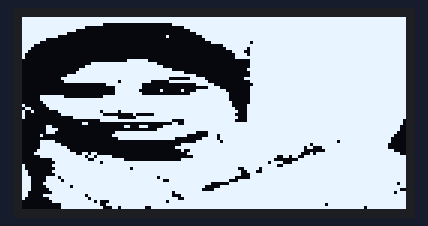
Bench run of a sketch on a simulated Arduino Uno, built with avr-gcc and run on an emulated ATmega328P. Shown: 128×64 one-colour display.

Above: at 0.1 s.
At 5.2 s:
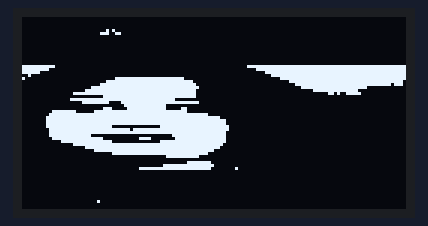

Measured:
- what the display in image 0 shows lasts 5.0 s, from 0.1 s to 5.1 s

The sketch:

0led_00.ino
```cpp
//www.diyusthad.com
#include <Wire.h>
#include <Adafruit_GFX.h>
#include <Adafruit_SSD1306.h>

#define OLED_RESET -1
Adafruit_SSD1306 display(128, 64, &Wire, OLED_RESET);

//Paste your bitmap here
const unsigned char Tanu [] PROGMEM = {
  // 'Screenshot_2020-02-02-10-55-03-0095349721, 128x64px
  0x00, 0x00, 0x00, 0x00, 0x00, 0x00, 0x00, 0x00, 0x00, 0x00, 0x00, 0x00, 0x00, 0x00, 0x00, 0x00,
  0x00, 0x00, 0x00, 0x00, 0x00, 0x00, 0x00, 0x00, 0x00, 0x00, 0x00, 0x00, 0x00, 0x00, 0x00, 0x00,
  0x00, 0x00, 0x00, 0x00, 0x00, 0x00, 0x00, 0x00, 0x00, 0x00, 0x00, 0x00, 0x00, 0x00, 0x00, 0x00,
  0x00, 0x00, 0x00, 0x00, 0x00, 0x00, 0x00, 0x00, 0x00, 0x00, 0x00, 0x00, 0x00, 0x00, 0x00, 0x00,
  0x00, 0x00, 0x00, 0x0a, 0x00, 0x00, 0x00, 0x00, 0x00, 0x00, 0x00, 0x00, 0x00, 0x00, 0x00, 0x00,
  0x00, 0x00, 0x00, 0x39, 0x80, 0x00, 0x00, 0x00, 0x00, 0x00, 0x00, 0x00, 0x00, 0x00, 0x00, 0x00,
  0x00, 0x00, 0x00, 0x00, 0x00, 0x00, 0x00, 0x00, 0x00, 0x00, 0x00, 0x00, 0x00, 0x00, 0x00, 0x00,
  0x00, 0x00, 0x00, 0x00, 0x00, 0x00, 0x00, 0x00, 0x00, 0x00, 0x00, 0x00, 0x00, 0x00, 0x00, 0x00,
  0x00, 0x00, 0x00, 0x00, 0x00, 0x00, 0x00, 0x00, 0x00, 0x00, 0x00, 0x00, 0x00, 0x00, 0x00, 0x00,
  0x00, 0x00, 0x00, 0x00, 0x00, 0x00, 0x00, 0x00, 0x00, 0x00, 0x00, 0x00, 0x00, 0x00, 0x00, 0x00,
  0x00, 0x00, 0x00, 0x00, 0x00, 0x00, 0x00, 0x00, 0x00, 0x00, 0x00, 0x00, 0x00, 0x00, 0x00, 0x00,
  0x00, 0x00, 0x00, 0x00, 0x00, 0x00, 0x00, 0x00, 0x00, 0x00, 0x00, 0x00, 0x00, 0x00, 0x00, 0x00,
  0x00, 0x00, 0x00, 0x00, 0x00, 0x00, 0x00, 0x00, 0x00, 0x00, 0x00, 0x00, 0x00, 0x00, 0x00, 0x00,
  0x00, 0x00, 0x00, 0x00, 0x00, 0x00, 0x00, 0x00, 0x00, 0x00, 0x00, 0x00, 0x00, 0x00, 0x00, 0x00,
  0x00, 0x00, 0x00, 0x00, 0x00, 0x00, 0x00, 0x00, 0x00, 0x00, 0x00, 0x00, 0x00, 0x00, 0x00, 0x00,
  0x00, 0x00, 0x00, 0x00, 0x00, 0x00, 0x00, 0x00, 0x00, 0x00, 0x00, 0x00, 0x00, 0x00, 0x00, 0x00,
  0xff, 0xe0, 0x00, 0x00, 0x00, 0x00, 0x00, 0x00, 0x00, 0x1f, 0xff, 0xff, 0xff, 0xff, 0xff, 0xff,
  0xff, 0x80, 0x00, 0x00, 0x00, 0x00, 0x00, 0x00, 0x00, 0x03, 0xff, 0xff, 0xff, 0xff, 0xff, 0xff,
  0xfc, 0x00, 0x00, 0x00, 0x00, 0x00, 0x00, 0x00, 0x00, 0x00, 0x7f, 0xff, 0xff, 0xff, 0xff, 0xff,
  0x20, 0x00, 0x00, 0x00, 0x00, 0x00, 0x00, 0x00, 0x00, 0x00, 0x1f, 0xff, 0xff, 0xff, 0xff, 0xff,
  0x80, 0x00, 0x00, 0x01, 0xff, 0xff, 0xfc, 0x00, 0x00, 0x00, 0x03, 0xff, 0xff, 0xff, 0xff, 0xff,
  0x00, 0x00, 0x00, 0x0f, 0xff, 0xff, 0xff, 0x80, 0x00, 0x00, 0x00, 0x7f, 0xff, 0xff, 0xff, 0xfe,
  0x00, 0x00, 0x00, 0x3f, 0xff, 0xff, 0xff, 0xc0, 0x00, 0x00, 0x00, 0x1f, 0xff, 0xff, 0xff, 0xee,
  0x00, 0x00, 0x01, 0xff, 0xff, 0xff, 0xff, 0xe0, 0x00, 0x00, 0x00, 0x07, 0xff, 0xff, 0xe0, 0x00,
  0x00, 0x00, 0x07, 0xff, 0xff, 0xff, 0xff, 0xc0, 0x00, 0x00, 0x00, 0x00, 0x7f, 0xff, 0x00, 0x00,
  0x00, 0x00, 0x7f, 0xff, 0xff, 0xff, 0xff, 0xc0, 0x00, 0x00, 0x00, 0x00, 0x03, 0x4f, 0x80, 0x00,
  0x00, 0x00, 0x00, 0x1f, 0xff, 0xff, 0xff, 0xc0, 0x00, 0x00, 0x00, 0x00, 0x00, 0x00, 0x00, 0x00,
  0x00, 0x00, 0xff, 0xff, 0xff, 0xff, 0xe0, 0x00, 0x00, 0x00, 0x00, 0x00, 0x00, 0x00, 0x00, 0x00,
  0x00, 0x00, 0x0f, 0xf8, 0x7f, 0xff, 0xff, 0xe0, 0x00, 0x00, 0x00, 0x00, 0x00, 0x00, 0x00, 0x00,
  0x00, 0x00, 0x00, 0x00, 0x3f, 0xff, 0x00, 0x00, 0x00, 0x00, 0x00, 0x00, 0x00, 0x00, 0x00, 0x00,
  0x00, 0x00, 0x00, 0x1c, 0x1f, 0xff, 0x06, 0x00, 0x00, 0x00, 0x00, 0x00, 0x00, 0x00, 0x00, 0x00,
  0x00, 0x3f, 0xc0, 0xff, 0xff, 0xff, 0xfe, 0x00, 0x00, 0x00, 0x00, 0x00, 0x00, 0x00, 0x00, 0x00,
  0x00, 0x7f, 0xff, 0xff, 0xff, 0xff, 0xff, 0xfc, 0x00, 0x00, 0x00, 0x00, 0x00, 0x00, 0x00, 0x00,
  0x00, 0xff, 0xff, 0xff, 0xff, 0xff, 0xff, 0xff, 0xc0, 0x00, 0x00, 0x00, 0x00, 0x00, 0x00, 0x00,
  0x00, 0xff, 0xff, 0xff, 0xff, 0xff, 0xff, 0xff, 0xf0, 0x00, 0x00, 0x00, 0x00, 0x00, 0x00, 0x00,
  0x00, 0xff, 0xff, 0xff, 0xff, 0xff, 0xff, 0xff, 0xf0, 0x00, 0x00, 0x00, 0x00, 0x00, 0x00, 0x00,
  0x00, 0xff, 0xff, 0xfc, 0x00, 0x03, 0xff, 0xff, 0xf8, 0x00, 0x00, 0x00, 0x00, 0x00, 0x00, 0x00,
  0x00, 0x7f, 0xff, 0xff, 0xf7, 0xff, 0xff, 0xff, 0xf8, 0x00, 0x00, 0x00, 0x00, 0x00, 0x00, 0x00,
  0x00, 0x7f, 0xff, 0xff, 0xff, 0xff, 0xff, 0xff, 0xf0, 0x00, 0x00, 0x00, 0x00, 0x00, 0x00, 0x00,
  0x00, 0x7f, 0xfe, 0x00, 0x00, 0x00, 0x3f, 0xff, 0xf0, 0x00, 0x00, 0x00, 0x00, 0x00, 0x00, 0x00,
  0x00, 0x3f, 0xff, 0xe0, 0x01, 0xe0, 0x1f, 0xff, 0xf0, 0x00, 0x00, 0x00, 0x00, 0x00, 0x00, 0x00,
  0x00, 0x07, 0xff, 0xfc, 0x00, 0x03, 0xff, 0xff, 0xf0, 0x00, 0x00, 0x00, 0x00, 0x00, 0x00, 0x00,
  0x00, 0x00, 0x7f, 0xff, 0xff, 0xff, 0xff, 0xff, 0xe0, 0x00, 0x00, 0x00, 0x00, 0x00, 0x00, 0x00,
  0x00, 0x00, 0x07, 0xff, 0xff, 0xff, 0xff, 0xff, 0xc0, 0x00, 0x00, 0x00, 0x00, 0x00, 0x00, 0x00,
  0x00, 0x00, 0x00, 0xff, 0xff, 0xff, 0xff, 0xff, 0x00, 0x00, 0x00, 0x00, 0x00, 0x00, 0x00, 0x00,
  0x00, 0x00, 0x00, 0x03, 0xff, 0xff, 0xff, 0xfc, 0x00, 0x00, 0x00, 0x00, 0x00, 0x00, 0x00, 0x00,
  0x00, 0x00, 0x00, 0x00, 0x00, 0x00, 0xff, 0xe0, 0x00, 0x00, 0x00, 0x00, 0x00, 0x00, 0x00, 0x00,
  0x00, 0x00, 0x00, 0x00, 0x00, 0x00, 0x00, 0x00, 0x00, 0x00, 0x00, 0x00, 0x00, 0x00, 0x00, 0x00,
  0x00, 0x00, 0x00, 0x00, 0x00, 0x00, 0x01, 0xfe, 0x00, 0x00, 0x00, 0x00, 0x00, 0x00, 0x00, 0x00,
  0x00, 0x00, 0x00, 0x00, 0x00, 0x01, 0xff, 0xff, 0x00, 0x00, 0x00, 0x00, 0x00, 0x00, 0x00, 0x00,
  0x00, 0x00, 0x00, 0x00, 0x01, 0xff, 0xff, 0xfe, 0x01, 0x00, 0x00, 0x00, 0x00, 0x00, 0x00, 0x00,
  0x00, 0x00, 0x00, 0x00, 0x00, 0x00, 0x00, 0x00, 0x00, 0x00, 0x00, 0x00, 0x00, 0x00, 0x00, 0x00,
  0x00, 0x00, 0x00, 0x00, 0x00, 0x00, 0x00, 0x00, 0x00, 0x00, 0x00, 0x00, 0x00, 0x00, 0x00, 0x00,
  0x00, 0x00, 0x00, 0x00, 0x00, 0x00, 0x00, 0x00, 0x00, 0x00, 0x00, 0x00, 0x00, 0x00, 0x00, 0x00,
  0x00, 0x00, 0x00, 0x00, 0x00, 0x00, 0x00, 0x00, 0x00, 0x00, 0x00, 0x00, 0x00, 0x00, 0x00, 0x00,
  0x00, 0x00, 0x00, 0x00, 0x00, 0x00, 0x00, 0x00, 0x00, 0x00, 0x00, 0x00, 0x00, 0x00, 0x00, 0x00,
  0x00, 0x00, 0x00, 0x00, 0x00, 0x00, 0x00, 0x00, 0x00, 0x00, 0x00, 0x00, 0x00, 0x00, 0x00, 0x00,
  0x00, 0x00, 0x00, 0x00, 0x00, 0x00, 0x00, 0x00, 0x00, 0x00, 0x00, 0x00, 0x00, 0x00, 0x00, 0x00,
  0x00, 0x00, 0x00, 0x00, 0x00, 0x00, 0x00, 0x00, 0x00, 0x00, 0x00, 0x00, 0x00, 0x00, 0x00, 0x00,
  0x00, 0x00, 0x00, 0x00, 0x00, 0x00, 0x00, 0x00, 0x00, 0x00, 0x00, 0x00, 0x00, 0x00, 0x00, 0x00,
  0x00, 0x00, 0x00, 0x00, 0x00, 0x00, 0x00, 0x00, 0x00, 0x00, 0x00, 0x00, 0x00, 0x00, 0x00, 0x00,
  0x00, 0x00, 0x00, 0x40, 0x00, 0x00, 0x00, 0x00, 0x00, 0x00, 0x00, 0x00, 0x00, 0x00, 0x00, 0x00,
  0x00, 0x00, 0x00, 0x00, 0x00, 0x00, 0x00, 0x00, 0x00, 0x00, 0x00, 0x00, 0x00, 0x00, 0x00, 0x00,
  0x00, 0x00, 0x00, 0x00, 0x00, 0x00, 0x00, 0x00, 0x00, 0x00, 0x00, 0x00, 0x00, 0x00, 0x00, 0x00
};

/*
const unsigned char myBitmap [] PROGMEM = {
  // 'DSCF6369, 128x64px
  0x1f, 0x80, 0x00, 0x00, 0x0f, 0xe7, 0x00, 0x7f, 0x80, 0x00, 0x00, 0x00, 0x00, 0x00, 0x00, 0x00,
  0x1f, 0x80, 0x00, 0x00, 0x0f, 0xe3, 0x00, 0x7f, 0x80, 0x00, 0x00, 0x00, 0x00, 0x00, 0x00, 0x00,
  0x1f, 0x80, 0x00, 0x00, 0x0f, 0xc1, 0x00, 0x7f, 0x80, 0x00, 0x00, 0x00, 0x00, 0x00, 0x00, 0x00,
  0x1f, 0x80, 0x00, 0x00, 0x0f, 0xc0, 0x00, 0x7f, 0x00, 0x00, 0x00, 0x00, 0x00, 0x00, 0x00, 0x00,
  0x1f, 0x80, 0x00, 0x00, 0x0f, 0xc0, 0x00, 0x00, 0x00, 0x00, 0x00, 0x00, 0x00, 0x00, 0x00, 0x00,
  0x1f, 0x80, 0x00, 0x00, 0x0f, 0xc0, 0x00, 0x00, 0x00, 0x00, 0x00, 0x00, 0x00, 0x00, 0x00, 0x00,
  0x9f, 0x80, 0x00, 0x00, 0x0f, 0xc0, 0x00, 0x00, 0x00, 0x00, 0x00, 0x00, 0x00, 0x00, 0x00, 0x00,
  0x1f, 0x80, 0x00, 0x00, 0x0f, 0xc0, 0x00, 0x00, 0x00, 0x00, 0x00, 0x00, 0x00, 0x00, 0x00, 0x00,
  0x1f, 0x80, 0x00, 0x00, 0x0f, 0xc0, 0x00, 0x00, 0x00, 0x00, 0x00, 0x00, 0x00, 0x00, 0x00, 0x00,
  0x1f, 0x80, 0x00, 0x00, 0x0f, 0xc0, 0x00, 0x00, 0x00, 0x00, 0x00, 0x00, 0x00, 0x00, 0x00, 0x00,
  0x9f, 0x80, 0x00, 0x00, 0x0f, 0xc0, 0x00, 0x00, 0x00, 0x00, 0x00, 0x03, 0x00, 0x00, 0x00, 0x00,
  0xff, 0x80, 0x00, 0x00, 0x0f, 0xc0, 0x00, 0x00, 0x00, 0x00, 0x00, 0x07, 0x00, 0x00, 0x00, 0x00,
  0xff, 0x80, 0x00, 0x00, 0x0f, 0xf0, 0x00, 0x00, 0x00, 0x00, 0x00, 0x00, 0x00, 0x00, 0x00, 0x00,
  0xff, 0x80, 0x00, 0x00, 0x0f, 0xf0, 0x00, 0x00, 0x00, 0x00, 0x00, 0x00, 0x00, 0x00, 0x00, 0x00,
  0x3f, 0x80, 0x00, 0x00, 0x0c, 0x07, 0xff, 0xff, 0x00, 0x00, 0x00, 0x00, 0x00, 0x00, 0x00, 0x00,
  0x3f, 0x80, 0x00, 0x00, 0x00, 0x1f, 0xff, 0xff, 0xf0, 0x00, 0x00, 0x00, 0x00, 0x00, 0x00, 0x00,
  0x3f, 0x80, 0x00, 0x00, 0x00, 0x0f, 0xff, 0xff, 0xfc, 0x00, 0x00, 0x00, 0x00, 0x00, 0x80, 0x00,
  0x3f, 0x80, 0x00, 0x00, 0x00, 0x1f, 0xff, 0xff, 0xff, 0x80, 0x00, 0x00, 0x00, 0x00, 0x00, 0x00,
  0x3f, 0x00, 0x00, 0x00, 0x00, 0x1f, 0xff, 0xff, 0xff, 0xc0, 0x00, 0x00, 0x00, 0x00, 0x00, 0x00,
  0x3f, 0x00, 0x00, 0x00, 0x00, 0x1f, 0xff, 0xff, 0xff, 0xf0, 0x00, 0x00, 0x00, 0x00, 0x00, 0x00,
  0x3f, 0x00, 0x00, 0x00, 0x00, 0x3f, 0xff, 0xff, 0xff, 0xf8, 0x00, 0x00, 0x07, 0x80, 0x00, 0x00,
  0x3f, 0x00, 0x00, 0x00, 0x00, 0x1f, 0xff, 0xff, 0xff, 0xfc, 0x00, 0x00, 0x07, 0x80, 0x00, 0x00,
  0x3f, 0x00, 0x00, 0x00, 0x00, 0x1f, 0xff, 0xff, 0xff, 0xfc, 0x00, 0x00, 0x03, 0x80, 0x00, 0x30,
  0x3f, 0x00, 0x00, 0x00, 0x00, 0x1f, 0xff, 0xff, 0xff, 0xfe, 0x00, 0x00, 0x00, 0x80, 0x00, 0x30,
  0x3f, 0x00, 0x00, 0x00, 0x00, 0x1f, 0xff, 0xff, 0xff, 0xfe, 0x00, 0x00, 0x00, 0x00, 0x00, 0x17,
  0x3f, 0x00, 0x00, 0x00, 0x00, 0x3f, 0xff, 0xff, 0xff, 0xfe, 0x00, 0x00, 0x00, 0x00, 0x01, 0xff,
  0x3f, 0x00, 0x00, 0x00, 0x00, 0x3f, 0xc7, 0xfb, 0x67, 0xff, 0x00, 0x00, 0x00, 0x00, 0x03, 0xff,
  0x3f, 0x00, 0x00, 0x00, 0x00, 0x7c, 0x00, 0x18, 0x00, 0x1f, 0x80, 0x00, 0x00, 0x00, 0x03, 0xff,
  0x3f, 0x00, 0x00, 0x00, 0x08, 0x7f, 0xe0, 0x38, 0x00, 0xc7, 0xc0, 0x00, 0x00, 0x78, 0x03, 0xfe,
  0x3f, 0x00, 0x00, 0x00, 0x0c, 0x7c, 0x00, 0x3c, 0x00, 0x7f, 0xe0, 0x00, 0x00, 0x7f, 0x00, 0xff,
  0x3f, 0x00, 0x00, 0x00, 0x0c, 0x78, 0x00, 0x3c, 0x00, 0x07, 0xf0, 0x00, 0x00, 0x7f, 0x00, 0x7f,
  0x3f, 0x00, 0x00, 0x00, 0x1e, 0x7f, 0x80, 0x7c, 0x00, 0x1f, 0xf0, 0x38, 0x00, 0x00, 0x00, 0x7e,
  0x3f, 0x00, 0x00, 0x00, 0x07, 0x7f, 0xff, 0xfe, 0x00, 0x7f, 0xf0, 0xc4, 0x00, 0x00, 0x01, 0xff,
  0x3f, 0x00, 0x00, 0x00, 0x07, 0xff, 0xff, 0xff, 0xff, 0xff, 0xf0, 0x24, 0x00, 0x18, 0x0f, 0xff,
  0x3f, 0x00, 0x00, 0x00, 0x0f, 0xff, 0xff, 0xff, 0xff, 0xff, 0xf0, 0x74, 0x00, 0x03, 0x0f, 0xff,
  0x3f, 0x00, 0x00, 0x00, 0x0e, 0x7f, 0xff, 0xff, 0xff, 0xff, 0xf0, 0x74, 0x00, 0x87, 0xff, 0xff,
  0xff, 0xff, 0xf0, 0x00, 0x0c, 0x7f, 0xff, 0xff, 0xff, 0xff, 0xf6, 0x38, 0x01, 0xff, 0xff, 0xff,
  0xff, 0xff, 0xff, 0xe0, 0x0f, 0xff, 0xff, 0xff, 0xff, 0xff, 0xe7, 0x18, 0x07, 0xff, 0xff, 0xff,
  0xff, 0xff, 0xff, 0xff, 0xff, 0xff, 0xfe, 0xf8, 0xff, 0xff, 0xe7, 0xbf, 0xff, 0xff, 0xff, 0xff,
  0xff, 0xff, 0xff, 0xff, 0xff, 0xff, 0xff, 0xc6, 0xff, 0xff, 0xe7, 0xff, 0xff, 0xff, 0xff, 0xff,
  0xff, 0xff, 0xff, 0xff, 0xff, 0xbf, 0xfe, 0x01, 0xff, 0xff, 0xcf, 0xff, 0xff, 0xc3, 0xff, 0x00,
  0xff, 0xff, 0xff, 0xff, 0xff, 0xbf, 0xf8, 0x00, 0x3f, 0xff, 0xcf, 0xff, 0xff, 0xc0, 0x3c, 0x00,
  0xff, 0xff, 0xff, 0xff, 0xff, 0xbf, 0x80, 0x00, 0x01, 0xff, 0x87, 0xff, 0xff, 0x80, 0x78, 0x00,
  0xff, 0xff, 0xff, 0xff, 0xff, 0xdf, 0x80, 0x00, 0x00, 0xff, 0x07, 0xe0, 0xfc, 0x00, 0x78, 0x00,
  0xff, 0xff, 0xff, 0xff, 0xff, 0xe3, 0xcf, 0xff, 0xc1, 0xe0, 0x02, 0x80, 0x60, 0x00, 0xf0, 0x00,
  0xff, 0xff, 0xff, 0xff, 0xff, 0xe1, 0xff, 0xff, 0xff, 0x80, 0x00, 0x01, 0xe0, 0x03, 0xe0, 0x00,
  0xff, 0xff, 0xff, 0xff, 0xff, 0xe0, 0x7e, 0x00, 0xff, 0x80, 0x20, 0x7f, 0xf0, 0x1f, 0xe0, 0x00,
  0xff, 0xff, 0xff, 0xff, 0xff, 0xf0, 0x1f, 0xff, 0xfc, 0x00, 0x70, 0x7f, 0xf0, 0xff, 0xc0, 0x00,
  0xff, 0xff, 0xff, 0xff, 0xff, 0xf0, 0x1f, 0xff, 0xfc, 0x00, 0x7f, 0xff, 0xff, 0xff, 0xc0, 0x00,
  0xff, 0xff, 0xff, 0xff, 0xff, 0xf8, 0x1f, 0x83, 0xf8, 0x00, 0x7f, 0xff, 0xff, 0xf1, 0x80, 0x00,
  0xff, 0xff, 0xff, 0xff, 0xff, 0xf8, 0x00, 0x00, 0x00, 0x00, 0xff, 0xff, 0xff, 0xe1, 0x00, 0x00,
  0xff, 0xff, 0xff, 0x80, 0x00, 0x04, 0x00, 0x00, 0x00, 0x01, 0xff, 0xff, 0xff, 0xff, 0xc0, 0x00,
  0xff, 0xe7, 0xff, 0x00, 0x00, 0xcf, 0x00, 0x00, 0x00, 0x03, 0xff, 0xff, 0xff, 0xff, 0xff, 0xc0,
  0x00, 0x00, 0x0c, 0x00, 0x07, 0xff, 0x80, 0x00, 0x00, 0x03, 0xff, 0xff, 0xff, 0xff, 0xff, 0xff,
  0x00, 0x00, 0x3f, 0xff, 0xff, 0xff, 0xc0, 0x00, 0x00, 0x03, 0xff, 0xff, 0xff, 0xff, 0xff, 0xff,
  0xff, 0xff, 0xff, 0xff, 0xff, 0xff, 0xe0, 0x00, 0x00, 0x03, 0xff, 0xff, 0xff, 0xff, 0xff, 0xff,
  0xff, 0xff, 0xff, 0xff, 0xff, 0xff, 0xf0, 0x00, 0x00, 0x07, 0xff, 0xff, 0xff, 0xff, 0xff, 0xff,
  0xff, 0xff, 0xff, 0xff, 0xff, 0xff, 0xfc, 0x00, 0x00, 0x03, 0xff, 0xff, 0xff, 0xff, 0xff, 0xff,
  0xff, 0xff, 0xff, 0xff, 0xff, 0xff, 0xff, 0x00, 0x00, 0x03, 0xff, 0xff, 0xff, 0xff, 0xff, 0xff,
  0xff, 0xff, 0xff, 0xff, 0xff, 0xff, 0xff, 0xc0, 0x00, 0x03, 0xff, 0xff, 0xff, 0xff, 0xff, 0xff,
  0xff, 0xff, 0xff, 0xff, 0xff, 0xff, 0xff, 0xc0, 0x00, 0x01, 0xff, 0xff, 0xff, 0xff, 0xff, 0xff,
  0xff, 0xff, 0xff, 0xff, 0xff, 0xff, 0xff, 0xe0, 0x00, 0x01, 0xff, 0xff, 0xff, 0xff, 0xff, 0xff,
  0xff, 0xff, 0xff, 0xff, 0xff, 0xff, 0xff, 0xe0, 0x00, 0x01, 0xff, 0xff, 0xff, 0xff, 0xff, 0xff,
  0xff, 0xff, 0xff, 0xff, 0xff, 0xff, 0xff, 0xe0, 0x00, 0x00, 0xff, 0xff, 0xff, 0xff, 0xff, 0xff
};*/


const unsigned char myBitmapTanu [] PROGMEM = {
  // 'IMG-20200131-WA0014, 128x64px
  0xff, 0xff, 0xff, 0xff, 0xff, 0xff, 0xff, 0xff, 0xff, 0xff, 0xff, 0xff, 0xff, 0xff, 0xff, 0xff,
  0xff, 0xff, 0xff, 0xff, 0xff, 0xff, 0xff, 0xff, 0xff, 0xff, 0xff, 0xff, 0xff, 0xff, 0xff, 0xff,
  0xff, 0xff, 0xff, 0xe0, 0x00, 0x00, 0x3f, 0xff, 0xff, 0xff, 0xff, 0xff, 0xff, 0xff, 0xff, 0xff,
  0xff, 0xff, 0xf8, 0x00, 0x00, 0x00, 0x03, 0xff, 0xff, 0xff, 0xff, 0xff, 0xff, 0xff, 0xff, 0xff,
  0xff, 0xff, 0xc0, 0x00, 0x00, 0x00, 0x00, 0xff, 0xff, 0xff, 0xff, 0xff, 0xff, 0xff, 0xff, 0xff,
  0xff, 0xfe, 0x00, 0x00, 0x00, 0x00, 0x00, 0x3f, 0xff, 0xff, 0xff, 0xff, 0xff, 0xff, 0xff, 0xff,
  0xff, 0xf0, 0x00, 0x00, 0x00, 0x00, 0x80, 0x0f, 0xff, 0xff, 0xff, 0xff, 0xff, 0xff, 0xff, 0xff,
  0xff, 0x00, 0x00, 0x00, 0x00, 0x00, 0x00, 0x07, 0xff, 0xff, 0xff, 0xff, 0xff, 0xff, 0xff, 0xff,
  0xfc, 0x00, 0x00, 0x00, 0x00, 0x00, 0x00, 0x01, 0xff, 0xf7, 0xff, 0xff, 0xff, 0xff, 0xff, 0xff,
  0xf0, 0x00, 0x00, 0x00, 0x00, 0x00, 0x00, 0x00, 0x1f, 0xff, 0xff, 0xff, 0xff, 0xff, 0xff, 0xff,
  0xe0, 0x00, 0x00, 0x00, 0x00, 0x00, 0x00, 0x00, 0x0f, 0xef, 0xff, 0xff, 0xff, 0xff, 0xff, 0xff,
  0xc0, 0x00, 0x00, 0x00, 0x00, 0x00, 0x00, 0x00, 0x03, 0xcf, 0xff, 0xff, 0xff, 0xff, 0xff, 0xff,
  0x80, 0x00, 0x00, 0x00, 0x00, 0x00, 0x00, 0x00, 0x01, 0xef, 0xff, 0xff, 0xff, 0xff, 0xff, 0xff,
  0x80, 0x00, 0x00, 0x00, 0x00, 0x00, 0x00, 0x00, 0x01, 0xff, 0xff, 0xff, 0xff, 0xff, 0xff, 0xff,
  0x00, 0x00, 0x00, 0x00, 0x1f, 0xc0, 0x00, 0x00, 0x00, 0x0f, 0xff, 0xff, 0xff, 0xff, 0xff, 0xff,
  0x00, 0x00, 0x01, 0xff, 0xff, 0xf8, 0x00, 0x00, 0x00, 0x0f, 0xff, 0xff, 0xff, 0xff, 0xff, 0xff,
  0x00, 0x00, 0x07, 0xff, 0xff, 0xfe, 0x00, 0x00, 0x00, 0x0f, 0xff, 0xff, 0xff, 0xff, 0xff, 0xff,
  0x00, 0x00, 0x1f, 0xff, 0xff, 0xff, 0xc0, 0x00, 0x00, 0x1f, 0xff, 0xff, 0xff, 0xff, 0xff, 0xff,
  0x00, 0x00, 0x3f, 0xff, 0xff, 0xff, 0xfc, 0x00, 0x00, 0x0f, 0xff, 0xff, 0xff, 0xff, 0xff, 0xff,
  0x00, 0x01, 0xff, 0xff, 0xff, 0xff, 0xff, 0xc0, 0x00, 0x0f, 0xff, 0xff, 0xff, 0xff, 0xff, 0xff,
  0x00, 0x07, 0xff, 0xff, 0xff, 0xff, 0x80, 0xf8, 0x00, 0x3f, 0xff, 0xff, 0xff, 0xff, 0xff, 0xff,
  0x00, 0x03, 0xff, 0xff, 0x7f, 0xe0, 0x7f, 0xfc, 0x00, 0x0f, 0xff, 0xff, 0xff, 0xff, 0xff, 0xff,
  0x00, 0x00, 0x00, 0x0f, 0xff, 0x00, 0x00, 0x3f, 0x00, 0x07, 0xff, 0xff, 0xff, 0xff, 0xff, 0xff,
  0x00, 0x00, 0x00, 0x01, 0xff, 0x00, 0x00, 0x03, 0xc0, 0x0f, 0xff, 0xff, 0xff, 0xff, 0xff, 0xff,
  0x00, 0x00, 0x00, 0x01, 0xfe, 0x02, 0x04, 0x3f, 0xf0, 0x0f, 0xff, 0xff, 0xff, 0xff, 0xff, 0xff,
  0x00, 0x00, 0x00, 0x01, 0xff, 0x00, 0x00, 0xff, 0xf8, 0x0f, 0xff, 0xff, 0xff, 0xff, 0xff, 0xff,
  0x03, 0xfc, 0x00, 0x1f, 0xff, 0xff, 0xff, 0xff, 0xf8, 0x0f, 0xff, 0xff, 0xff, 0xff, 0xff, 0xff,
  0x03, 0xff, 0xff, 0xff, 0xff, 0xff, 0xff, 0xff, 0xf8, 0x0f, 0xff, 0xff, 0xff, 0xff, 0xff, 0xff,
  0x01, 0xff, 0xff, 0xff, 0xff, 0xff, 0xff, 0xff, 0xfc, 0x0f, 0xff, 0xff, 0xff, 0xff, 0xff, 0xff,
  0x80, 0xff, 0xff, 0xff, 0xff, 0xff, 0xff, 0xff, 0xfc, 0x1f, 0xff, 0xff, 0xff, 0xff, 0xff, 0xff,
  0x60, 0x7f, 0xff, 0xff, 0xff, 0xff, 0xff, 0xff, 0xfe, 0x1f, 0xff, 0xff, 0xff, 0xff, 0xff, 0xff,
  0x90, 0x0f, 0xff, 0xdf, 0x7f, 0xff, 0xff, 0xff, 0xff, 0x1f, 0xff, 0xff, 0xff, 0xff, 0xff, 0xff,
  0x80, 0x07, 0xff, 0xe0, 0x04, 0x0f, 0xff, 0xff, 0xfe, 0x1f, 0xff, 0xff, 0xff, 0xff, 0xff, 0xff,
  0x80, 0x00, 0x7f, 0xff, 0x03, 0xff, 0xff, 0xff, 0xff, 0x1f, 0xff, 0xff, 0xff, 0xff, 0xff, 0xff,
  0x00, 0x00, 0x00, 0x3f, 0xff, 0xff, 0xc3, 0xff, 0xfe, 0x1f, 0xff, 0xff, 0xff, 0xff, 0xff, 0xfe,
  0x00, 0x00, 0x0c, 0x00, 0x00, 0x00, 0x33, 0xff, 0xff, 0xff, 0xff, 0xff, 0xff, 0xff, 0xff, 0xfe,
  0x00, 0xc0, 0x00, 0x00, 0x31, 0xc1, 0xff, 0xff, 0xff, 0xff, 0xff, 0xff, 0xff, 0xff, 0xff, 0xfc,
  0x00, 0xf0, 0x00, 0x00, 0x00, 0x07, 0xff, 0xff, 0xff, 0xff, 0xff, 0xff, 0xff, 0xff, 0xff, 0xfc,
  0x00, 0xe0, 0x00, 0x01, 0xff, 0xff, 0xff, 0xc3, 0xff, 0xff, 0xff, 0xff, 0xff, 0xff, 0xff, 0xf8,
  0x02, 0x00, 0x00, 0x03, 0xff, 0xff, 0xfe, 0x03, 0xbf, 0xff, 0xff, 0xff, 0xff, 0xff, 0xff, 0xf0,
  0x00, 0x00, 0x00, 0x00, 0xff, 0xff, 0xe0, 0x0f, 0xbf, 0xff, 0xff, 0xff, 0xff, 0xff, 0xff, 0xe0,
  0x03, 0xe0, 0x00, 0x00, 0x00, 0x00, 0x00, 0x3f, 0xdf, 0xff, 0xff, 0xff, 0xff, 0xbf, 0xff, 0xe0,
  0x03, 0xf8, 0x00, 0x00, 0x00, 0x00, 0x07, 0xff, 0xff, 0xff, 0xff, 0xff, 0x7f, 0xff, 0xff, 0xc0,
  0x03, 0xfe, 0x00, 0x00, 0x00, 0x00, 0x1f, 0xff, 0xff, 0xff, 0xff, 0xfd, 0x8f, 0xff, 0xff, 0xc0,
  0x07, 0xff, 0x00, 0x00, 0x00, 0x00, 0x04, 0xff, 0xff, 0xff, 0xff, 0xfc, 0x07, 0xff, 0xff, 0xf0,
  0x0f, 0xff, 0xcd, 0x80, 0x00, 0x00, 0x01, 0xff, 0xff, 0xff, 0xff, 0xf8, 0xbf, 0xff, 0xff, 0xfc,
  0x03, 0xff, 0xfb, 0x7c, 0x00, 0x00, 0x00, 0x7f, 0xff, 0xff, 0xf9, 0xb3, 0xff, 0xff, 0xff, 0xff,
  0x00, 0x3f, 0xfc, 0xff, 0xc0, 0x00, 0x07, 0xff, 0xff, 0xff, 0xf0, 0x0f, 0xff, 0xff, 0xff, 0xff,
  0x00, 0x1f, 0xff, 0xdf, 0xff, 0xff, 0xff, 0xff, 0xff, 0xff, 0xde, 0x3f, 0xff, 0xff, 0xff, 0xff,
  0x80, 0x3f, 0xff, 0xff, 0xff, 0xff, 0xff, 0xff, 0xff, 0xff, 0xf9, 0xff, 0xff, 0xff, 0xff, 0xff,
  0x80, 0x1f, 0xff, 0xff, 0xf7, 0xff, 0xff, 0xff, 0xff, 0x3e, 0xff, 0xff, 0xff, 0xff, 0xff, 0xff,
  0xc0, 0x3f, 0xff, 0xff, 0xff, 0xff, 0xff, 0xff, 0xff, 0x9c, 0xff, 0xff, 0xff, 0xff, 0xff, 0xff,
  0xc0, 0x1f, 0xff, 0xff, 0xff, 0xff, 0xff, 0xff, 0xff, 0x8f, 0xff, 0xff, 0xff, 0xff, 0xff, 0xff,
  0xe0, 0xf7, 0xff, 0xff, 0xff, 0xfb, 0xff, 0xff, 0xfe, 0x0f, 0xff, 0xff, 0xff, 0xff, 0xff, 0xff,
  0xe0, 0xfb, 0xff, 0xff, 0xff, 0xfe, 0x7f, 0xff, 0xf8, 0xff, 0xff, 0xff, 0xff, 0xff, 0xff, 0xff,
  0xe1, 0xff, 0xff, 0xff, 0xff, 0xff, 0xff, 0xfe, 0x07, 0xff, 0xff, 0xff, 0xff, 0xff, 0xff, 0xfb,
  0xe0, 0xff, 0x7f, 0xff, 0xff, 0xff, 0xff, 0xf8, 0x3f, 0xff, 0xff, 0xff, 0xff, 0xff, 0xff, 0xff,
  0xe0, 0x7f, 0xff, 0xff, 0xff, 0xff, 0xff, 0xf0, 0xff, 0xff, 0xff, 0xff, 0xff, 0xff, 0xff, 0xfc,
  0xc0, 0x3f, 0xff, 0xff, 0xff, 0xff, 0xdf, 0xff, 0xff, 0xff, 0xff, 0xff, 0xff, 0xff, 0xff, 0xf7,
  0xc1, 0xff, 0xfb, 0xff, 0xff, 0xff, 0xc7, 0xff, 0xff, 0xff, 0xff, 0xff, 0xff, 0xff, 0xff, 0xff,
  0x80, 0x7f, 0xfd, 0xff, 0xff, 0xff, 0xf3, 0xff, 0xff, 0xff, 0xff, 0xff, 0xff, 0xff, 0xff, 0xff,
  0x00, 0x3f, 0xff, 0x47, 0xff, 0xff, 0x7f, 0xff, 0xff, 0xff, 0xff, 0xff, 0xff, 0xff, 0xff, 0xff,
  0x00, 0x07, 0xff, 0xcf, 0xff, 0xff, 0xff, 0xff, 0xff, 0xff, 0xff, 0xff, 0xfb, 0xff, 0xff, 0xff,
  0x00, 0x07, 0xff, 0xe3, 0x7f, 0x9f, 0xff, 0xff, 0xff, 0xff, 0xff, 0xff, 0xff, 0xff, 0xdf, 0xff
};
void setup(){
  display.begin(SSD1306_SWITCHCAPVCC, 0x3C); //or 0x3C

}

void loop() {
  display.clearDisplay(); //for Clearing the display
  display.drawBitmap(0, 0, myBitmapTanu, 128, 64, WHITE); // display.drawBitmap(x position, y position, bitmap data, bitmap width, bitmap height, color)
  display.display();
  delay(5000);

  display.clearDisplay(); //for Clearing the display
  display.drawBitmap(0, 0, Tanu, 128, 64, WHITE); // display.drawBitmap(x position, y position, bitmap data, bitmap width, bitmap height, color)
  display.display();

  delay(5000);
  }
```
